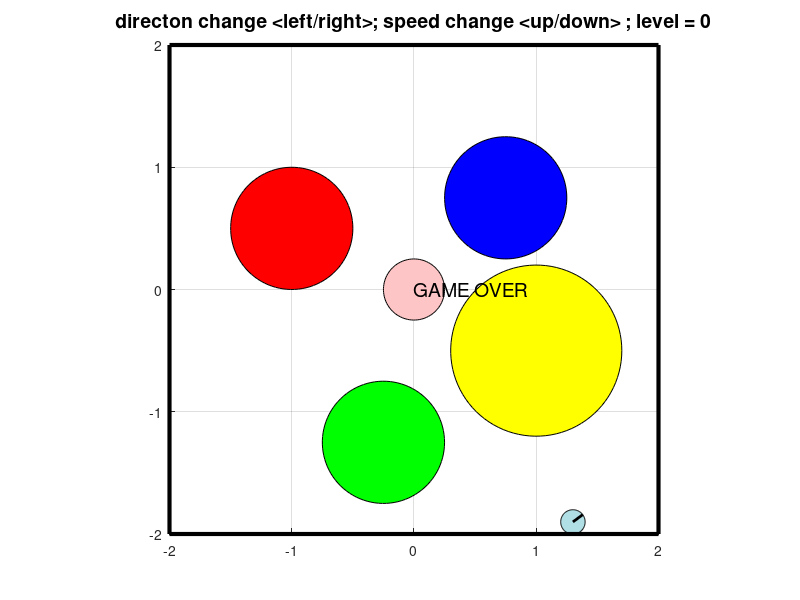

This chart was generated by the following MATLAB code:
function car_game
%Modified the pong code by David Buckingham
%https://www.mathworks.com/matlabcentral/fileexchange/31177-dave-s-matlab-pong

%%%%%% main part of the code %%%
global game_over

close all
initData  %first function, initialize the data variables
initFigure %second function, initialize the figure
while ~game_over %runs till game_over = 1
    moveCar; %second function, compute car movement including collision detection
    refreshPlot; %fourth function, refresh plot based on moveCar
end

%%%%%%%%%%%%%%%%%%%%%%%%%%%%%%%%%%%%%%%%%%%%%%%%%%%%
function initData %first function, initialize the data variables
%%%%%%%%%%%%%%%%%%%%%%%%%%%%%%%%%%%%%%%%%%%%%%%%%%%%
global WALL_X_MIN WALL_X_MAX WALL_Y_MIN WALL_Y_MAX
global SPEED_MAX SPEED_MIN
global DIRECTION_MAX DIRECTION_MIN
global speed direction x y theta
global game_over level
global DT DELAY
global SPEED_INIT DIRECTION_INIT
global R r b
global obstacle_R1 obstacle_x1 obstacle_y1
global obstacle_R2 obstacle_x2 obstacle_y2
global obstacle_R3 obstacle_x3 obstacle_y3
global obstacle_R4 obstacle_x4 obstacle_y4
global obstacle_R5 obstacle_x5 obstacle_y5


obstacle_visited=0
level = 0;
game_over = 0;
WALL_X_MIN = -2;
WALL_X_MAX = 2;
WALL_Y_MIN = -2;
WALL_Y_MAX = 2;

DIRECTION_MAX =  1.0;
DIRECTION_MIN = -1.0;
SPEED_MAX = 35;
SPEED_MIN = -35;

DT = 0.1; 
DELAY = 0.001;
SPEED_INIT = SPEED_MAX; 
DIRECTION_INIT = 0; 

%%%%%% initialize car settings %%%%%%
speed = -5;
direction = -0.5;
x = 1.5; 
y = -1.5; 
theta = pi/2;

%%%%%% initialize obstacle settings %%%%%%
obstacle_R1 = 0.25;
obstacle_x1 = 0;
obstacle_y1 = 0;

obstacle_R2 = 0.5;
obstacle_x2 = -1;
obstacle_y2 = 0.5;

obstacle_R3 = 0.5;
obstacle_x3 = 0.75;
obstacle_y3 = 0.75;

obstacle_R4 = 0.7;
obstacle_x4 = 1;
obstacle_y4 = -0.5;

obstacle_R5 = 0.5;
obstacle_x5 = -0.25;
obstacle_y5 = -1.25;

r = 0.01; %radius of wheels
b = 0.05; %width of the robot
R = 0.1; %foot print of the robot

%%%%%%%%%%%%%%%%%%%%%%%%%%%%%%%%%%%%%%%%%%%%%%%%%%%%
function initFigure %second function, initialize the figure
%%%%%%%%%%%%%%%%%%%%%%%%%%%%%%%%%%%%%%%%%%%%%%%%%%%%
global WALL_X_MIN WALL_X_MAX WALL_Y_MIN WALL_Y_MAX
global x y theta
global car_anim dir_anim 
global level
global obstacle_R1 obstacle_x1 obstacle_y1
global obstacle_R2 obstacle_x2 obstacle_y2
global obstacle_R3 obstacle_x3 obstacle_y3
global obstacle_R4 obstacle_x4 obstacle_y4
global obstacle_R5 obstacle_x5 obstacle_y5


fig = figure; %initialize the figure
set(fig, 'Resize', 'off'); %do not allow figure to resize
set(fig,'KeyPressFcn',@keyDown); %setkey presses for later
axis('equal');
axis([WALL_X_MIN WALL_X_MAX WALL_Y_MIN WALL_Y_MAX]); %set the size of the board.
axis manual;
grid on;
hold on;
title(['directon change <left/right>; speed change <up/down> ; level = ',num2str(level)],'Fontsize',14);
%set(gca, 'color', 'w', 'YTick', [], 'XTick', []); %remove x and y label
        
[x_robot,y_robot,x_dir,y_dir] = car_coordinates(x,y,theta);

%%%%%%% set the car %%%%%%
light_blue = [176,224,230]/255; %from https://www.rapidtables.com/web/color/blue-color.html
car_anim= patch(x_robot,y_robot,light_blue);  
dir_anim = line(x_dir,y_dir,'Color','black','Linewidth',2);
         
%%%%%%%% set the walls %%%%%%%
line('Xdata',[WALL_X_MIN WALL_X_MIN],'Ydata',[WALL_Y_MIN WALL_Y_MAX],'Color','k','Linewidth',3); %left wall
line('Xdata',[WALL_X_MIN WALL_X_MAX],'Ydata',[WALL_Y_MAX WALL_Y_MAX],'Color','k','Linewidth',3); %top wall
line('Xdata',[WALL_X_MAX WALL_X_MAX],'Ydata',[WALL_Y_MIN WALL_Y_MAX],'Color','k','Linewidth',3); %right wall
line('Xdata',[WALL_X_MIN WALL_X_MAX],'Ydata',[WALL_Y_MIN WALL_Y_MIN],'Color','k','Linewidth',3); %bottom wall

%%%%%% set the obstacles %%%%%
phi = linspace(0,2*pi);
light_red = [253 197 197]/255; %from https://www.rapidtables.com/web/color/RGB_Color.html
patch(obstacle_x1+obstacle_R1*cos(phi),obstacle_y1+obstacle_R1*sin(phi),light_red);
patch(obstacle_x2+obstacle_R2*cos(phi),obstacle_y2+obstacle_R2*sin(phi),'r');
patch(obstacle_x3+obstacle_R3*cos(phi),obstacle_y3+obstacle_R3*sin(phi),'b');
patch(obstacle_x4+obstacle_R4*cos(phi),obstacle_y4+obstacle_R4*sin(phi),'y');
patch(obstacle_x5+obstacle_R5*cos(phi),obstacle_y5+obstacle_R5*sin(phi),'g');


%%%%%%%%%%%%%%%%%%%%%%%%%%%%%%%%%%%%%%%%%%%%%%%%%%%%
function moveCar %third function, compute car movement including collision detection
%%%%%%%%%%%%%%%%%%%%%%%%%%%%%%%%%%%%%%%%%%%%%%%%%%%%
global game_over DT
global WALL_X_MIN WALL_X_MAX WALL_Y_MIN WALL_Y_MAX
global b r R
global speed direction x y theta
global obstacle_R1 obstacle_x1 obstacle_y1
global obstacle_R2 obstacle_x2 obstacle_y2
global obstacle_R3 obstacle_x3 obstacle_y3
global obstacle_R4 obstacle_x4 obstacle_y4
global obstacle_R5 obstacle_x5 obstacle_y5
global level

rot = [cos(theta) -sin(theta) 0; ...
     sin(theta) cos(theta) 0; ...
     0 0 1];
vel_local = [0.5*r*speed; ...
             0; ...
     0.5*(r/b)*direction];
vel_global = rot*vel_local;

x = x + vel_global(1,1)*DT;
y = y + vel_global(2,1)*DT;
theta = theta + vel_global(3,1)*DT;

%%%%%% set all conditions for game to end %%%%%
dist_robot_obstacle1 = norm([obstacle_x1-x obstacle_y1-y]);
dist_robot_obstacle2 = norm([obstacle_x2-x obstacle_y2-y]);
dist_robot_obstacle3 = norm([obstacle_x3-x obstacle_y3-y]);
dist_robot_obstacle4 = norm([obstacle_x4-x obstacle_y4-y]);
dist_robot_obstacle5 = norm([obstacle_x5-x obstacle_y5-y]);


if (dist_robot_obstacle1 <= (obstacle_R1+R) )
    
    level = level+1;
    title(['directon change <left/right>; speed change <up/down> ; level = ',num2str(level)],'Fontsize',14);
end

if (x<WALL_X_MIN+R || x>WALL_X_MAX-R || ...
    y<WALL_Y_MIN+R || y>WALL_Y_MAX-R || ...
    dist_robot_obstacle2 <= (obstacle_R2+R))||...
    dist_robot_obstacle3 <= (obstacle_R3+R)||...
    dist_robot_obstacle4 <= (obstacle_R4+R)||...
    dist_robot_obstacle5 <= (obstacle_R5+R)
    game_over = 1;
end


%%%%%%%%%%%%%%%%%%%%%%%%%%%%%%%%%%%%%%%%%%%%%%%%%%%%
function refreshPlot %fifth function, refresh plot based on moveCar
%%%%%%%%%%%%%%%%%%%%%%%%%%%%%%%%%%%%%%%%%%%%%%%%%%%%
global WALL_X_MIN WALL_X_MAX WALL_Y_MIN WALL_Y_MAX
global DELAY
global car_anim dir_anim
global x y theta
global game_over

[x_robot,y_robot,x_dir,y_dir] = car_coordinates(x,y,theta);

set(car_anim,'XData', x_robot,'YData',y_robot);
set(dir_anim,'XData', x_dir,'YData',y_dir);

drawnow;
pause(DELAY);  

if (game_over)
    text(mean([WALL_X_MIN WALL_X_MAX]),mean([WALL_Y_MIN WALL_Y_MAX]),'GAME OVER','Fontsize',14);
end


%%%%%%%%%%%%%%%%%%%%%%%%%%%%%%%%%%%%%%%%%%%%%%%%%%%%
function keyDown(src,event) %called from initFigure to take key press to move the paddle
%%%%%%%%%%%%%%%%%%%%%%%%%%%%%%%%%%%%%%%%%%%%%%%%%%%%
global direction speed
global SPEED_MAX SPEED_MIN
global DIRECTION_MAX DIRECTION_MIN

switch event.Key
  case 'rightarrow'
    direction = direction-0.5;
    if (direction<DIRECTION_MIN)
        direction = DIRECTION_MIN;
    end
       
  case 'leftarrow'
    direction = direction+0.5;
    if (direction>DIRECTION_MAX)
        direction = DIRECTION_MAX;
    end
end

switch event.Key
  case 'uparrow'
    speed = speed+5;
    if (speed>SPEED_MAX)
        speed = SPEED_MAX;
    end

  case 'downarrow'
    speed = speed-5;
    if (speed<SPEED_MIN)
        speed = SPEED_MIN;
    end
end

%%%%%%%%%%%%%%%%%%%%%%%%%%%%%%%%%%%%%%%%%%%%%%%%%%%%
function [x_robot,y_robot,x_dir,y_dir] = car_coordinates(x,y,theta)
%%%%%%%%%%%%%%%%%%%%%%%%%%%%%%%%%%%%%%%%%%%%%%%%%%%%

global R 

phi = linspace(0,2*pi);
x_circle = R*cos(phi);
y_circle = R*sin(phi);

x_robot = x + x_circle;
y_robot = y + y_circle;
x_dir = x + [0 R*cos(theta)];
y_dir = y + [0 R*sin(theta)];
        

